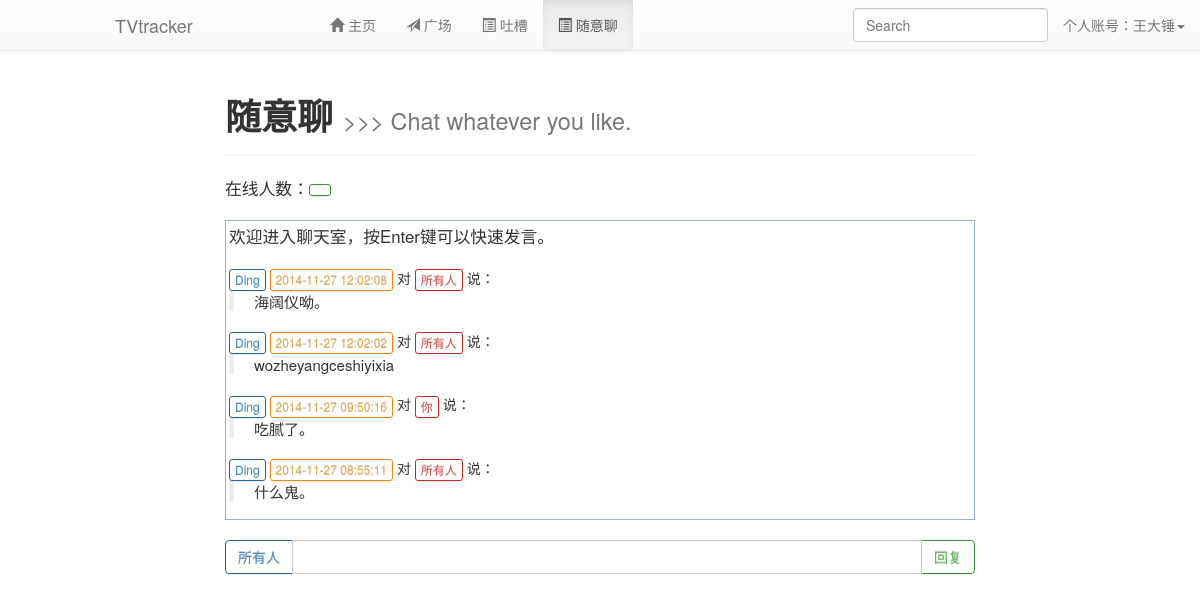
Page /chat (signed in) on the committed database.
### tables this page shows
CREATE TABLE user (
    id integer primary key autoincrement,
    username text not null,
    password text not null,
    noticenum integer not null default 0,
    notification text
);

CREATE TABLE [chat] ([id] INT PRIMARY KEY, [username1] TEXT NOT NULL, [content] TEXT NOT NULL, [time] INT, [username2]);

### application.py (the view)
@app.route('/chat')
def chatPage():
    if session.get('logged_in'):
        user = query_db('select * from user where username = ?', [session['username']], one=True)
        tracking = query_db('select tvname, epnum from tracking where userid = ?', [user['id']])
        sql = 'select * from chat where username2 = "所有人"' + ' or username2 = ?' * (len(tracking)+1) + ' or username1 = ?'
        tmp = [i['tvname'] for i in tracking]
        tmp.append(session['username'])
        tmp.append(session['username'])
        chatList = query_db(sql, tmp)
        chatList.reverse()
        for i in chatList:
            i['time'] = time.strftime("%Y-%m-%d %H:%M:%S", time.localtime(i['time']))
        return render_template('chatPage.html', chatList = chatList, tracking = tracking, user = user)
    else:
        return redirect(url_for('welcome'))

### application.py (called while the page is built)
def connect_db():
    return sqlite3.connect(app.config['DATABASE'])

@app.before_request
def before_request():
    g.db = connect_db()

@app.teardown_request
def teardown_request(exception):
    g.db.close()

def query_db(query, args=(), one=False):
    cur = g.db.execute(query, args)
    rv = [dict((cur.description[idx][0], value)
               for idx, value in enumerate(row)) for row in cur.fetchall()]
    return (rv[0] if rv else None) if one else rv

### templates/chatPage.html (shortened to what this page needs)
{% extends "dashboard.html" %}
{% block body %}
    <div class="page-header">
        <h1><b>随意聊</b> <small>>>> Chat whatever you like.</small></h1>
    </div>
    <big>在线人数：<a class="btn btn-outline btn-success btn-sm"><big id="peopleNumber">读取中...</big></a></big><br /><br />
    <div id="chatText" class="ChatBox">
        <big>欢迎进入聊天室，按Enter键可以快速发言。</big><br/><br />
        {% for i in chatList %}
            {% if i.username1 == session.username %}
            <a class="btn btn-outline btn-primary btn-xs">你</a>
            {% else %}
            <a class="btn btn-outline btn-primary btn-xs" onclick="$('#selectBtn').text($(this).text()); $('#username2').val($(this).text()); $('#content').focus();">{{ i.username1 }}</a>
            {% endif %}
             <a class="btn btn-outline btn-warning btn-xs">{{ i.time }}</a> 对
            {% if i.username2 == session.username %}
            <a class="btn btn-outline btn-danger btn-xs">你</a>
            {% else %}
            <a class="btn btn-outline btn-danger btn-xs" onclick="$('#selectBtn').text($(this).text()); $('#username2').val($(this).text()); $('#content').focus();">{{ i.username2 }}</a>
            {% endif %}
             说：
            <blockquote>{{ i.content }}</blockquote>
        {% endfor %}
    </div>
    <br />
    <div class="col-md-12 input-group">
        <div class="input-group-btn">
            <button type="button" id="selectBtn" class="btn btn-outline btn-primary dropdown-toggle" data-toggle="dropdown">所有人</button>
            </div>
        <input type="text" id="content" name="content" required autofocus onkeydown="enterDown(event)" class="form-control" AUTOCOMPLETE="OFF">
        <span class="input-group-btn">
            <button class="btn btn-outline btn-success" onclick="postChat()">回复</button>
        </span>
    </div>
{% endblock %}

### templates/dashboard.html (shortened to what this page needs)
<!DOCTYPE html>
<html>
  <head>
  <link rel="stylesheet" type="text/css" href="{{ url_for('static', filename='bootstrap.min.css') }}">
  <link rel="stylesheet" type="text/css" href="{{ url_for('static', filename='bootstrap-theme.min.css') }}">
  </head>
  <body>
  <nav class="navbar navbar-default navbar-fixed-top" role="navigation">
    <div class="container-fluid">
      <div class="navbar-header">
        <a class="navbar-brand" href="">TVtracker</a>
      </div>
      <div class="collapse navbar-collapse" id="menu_list">
        <ul class="nav navbar-nav">
          <li id="menu_list_hp">
            <a href="{{ url_for('homePage') }}"><span class="glyphicon glyphicon-home"></span> 主页</a>
          </li>
          <li id="menu_list_sp">
            <a href="{{ url_for('squarePage') }}"><span class="glyphicon glyphicon-send"></span> 广场</a>
          </li>
          <li id="menu_list_tp">
            <a href="{{ url_for('talkPage') }}"><span class="glyphicon glyphicon-list-alt"></span> 吐槽</a>
          </li>
          <li id="menu_list_cp">
            <a href="{{ url_for('chatPage') }}"><span class="glyphicon glyphicon-list-alt"></span> 随意聊</a>
          </li>
        </ul>
        <ul class="nav navbar-nav navbar-right">
          <li class="dropdown">
            <form style="padding: 0;" class="navbar-form" role="search">
              <div class="form-group">
                <input type="text" id="searchHint" data-toggle="dropdown" class="form-control dropdown-toggle" placeholder="Search" onkeyup="hintTVandUser(this.value)" aria-haspopup="true" aria-expanded="false" AUTOCOMPLETE="OFF">
              </div>
            </form>
          </li>
          <li class="dropdown">
            <a href="#" onclick="$('#newMsg').popover('destroy');" class="dropdown-toggle" data-toggle="dropdown"><span data-toggle="popover" data-placement="bottom" data-trigger="manual" title="新消息！" data-content="你收到了新消息~" id="newMsg"> 个人账号：{{ session['username'] }}</span><span class="caret"></span></a>
          </li>
        </ul>
      </div>
    </div>
  </nav>
  <div class="container-fluid">
    <div class="col-md-8 col-md-offset-2" id="PAGE">
      {% block body %}{% endblock %}
    </div>
  </div>
  </body>
</html>

### templates/dashboard.html (style rules this page uses)
.navbar-header { padding-left: 100px; min-width: 300px; }
#PAGE { padding-top: 55px; }

### templates/chatPage.html (style rules this page uses)
.btn-outline { background-color: transparent; background-image: none; color: inherit; transition: all .5s; }
.btn-primary.btn-outline { color: #428bca; }
.btn-success.btn-outline { color: #5cb85c; }
.btn-warning.btn-outline { color: #f0ad4e; }
.btn-danger.btn-outline { color: #d9534f; }
.ChatBox { width: 100%; height: 300px; margin-left: auto; margin-right: auto; padding: 3px; outline: 0; border: 1px solid #a0b3d6; word-wrap: break-word; overflow-x: hidden; overflow-y: auto; _overflow-y: visible; }
blockquote { font-size: 15px; height: 20px; padding-bottom: 0; padding-top: 0; }

### rows in the picture
user: username "王大锤"
chat: username1 "Ding", time "2014-11-27 12:02:08", username2 "所有人", content "海阔仪呦。", time "2014-11-27 12:02:02", content "wozheyangceshiyixia", time "2014-11-27 08:55:11", content "什么鬼。"

### other values in the picture
{{ i.username1 }} "Ding"
{{ i.time }} "2014-11-27 09:50:16"
{{ i.content }} "吃腻了。"
